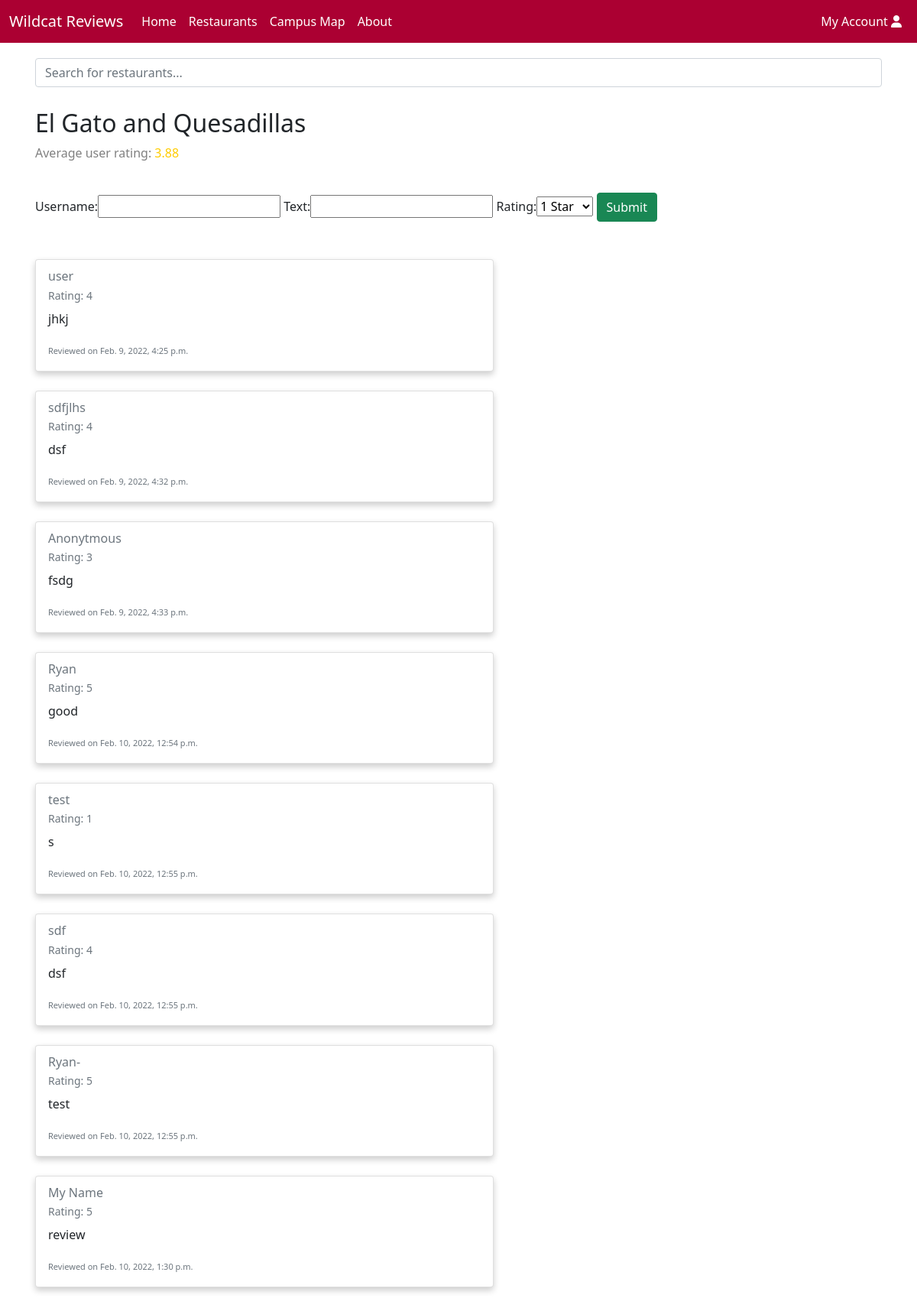
The page /restaurants/1 on the database its author committed.
### reviews/models.py (models this page shows, shortened)
class Restaurant(models.Model):
    name = models.CharField(max_length=200)
    description = models.CharField(max_length=200, default="description")
    location = models.CharField(max_length=200, default="location")
    style = models.CharField(max_length=30)
    def get_reviews(self):
        reviews = Review.objects.filter(resturaunt=self.id)
        if len(reviews) > 0: # if the restaurant has at least 1 review
            total = 0
            for review in reviews:
                total += review.rating
            return round(total/len(reviews),2)
        else:
            return 0

class Review(models.Model):
    resturaunt = models.ForeignKey(Restaurant, on_delete=models.CASCADE, null=True)
    date = models.DateTimeField( auto_now_add=True)
    username = models.CharField(max_length=200, default='user')
    text = models.CharField(max_length=3000)
    rating = models.PositiveSmallIntegerField(choices=RATINGS)

### reviews/views.py (the view)
# urls.py: path('restaurants/<int:restaurant_id>', views.RestaurantDetails, name='restaurant-detail'),
def RestaurantDetails(request, restaurant_id):
    restaurantObj = get_object_or_404(Restaurant, pk=restaurant_id)
    reviews = Review.objects.filter(resturaunt=restaurantObj)
    if request.method == 'POST':
        form = ReviewForm(request.POST)
        if form.is_valid():
            review = form.save(commit=False)
            review.username = form.cleaned_data['username']
            review.text = form.cleaned_data['text']
            review.rating = form.cleaned_data['rating']
            review.resturaunt = restaurantObj
            review.save()
            return HttpResponseRedirect(request.META.get('HTTP_REFERER'))
    else:
        form = ReviewForm()
    context = {
        'form': form,
        'restaurant': restaurantObj,
        'reviews': reviews,
    }
    return render(request, 'reviews/restaurant_details.html', context=context)

### reviews/forms.py
class ReviewForm(forms.ModelForm):
    username = forms.CharField(max_length=3000, required=True)
    text = forms.CharField(max_length=3000, required=True)
    rating = forms.ChoiceField(choices=RATINGS, required=False)
    class Meta:
        model = Review
        fields = ('username','text', 'rating')

### reviews/templates/reviews/restaurant_details.html (shortened to what this page needs)
{% extends "base_nosearch.html" %}
{% block content %}
		<h2>{{ restaurant.name }}</h2>
    {% if restaurant.get_reviews > 2 and restaurant.get_reviews < 4 %}
      <p style="color: gray;"> Average user rating: <span style="color: #ffcc00">{{ restaurant.get_reviews }} </span></p>
    {% endif %}
    <br>
    <form method="post">
      {{ form }}
      <button type="submit" class="btn btn-success">Submit</button>
    </form>
    <br>
    {% if reviews %}
      {% for review in reviews %}
      <div style="padding-top: 25px;">
          <div class="card" style="width: 600px;">
            <div class="card-body">
              <h6 class="card-subtitle mb-2 text-muted"> {{ review.username }}</h6>
              <p class="card-subtitle mb-2 text-muted" style="font-size: 14px;">Rating: {{ review.rating }}</p>
              <p class="card-text">{{ review.text }}</p>
              <p class="card-text"><small class="text-muted" style="font-size: 11px;">Reviewed on {{ review.date }}</small></p>
            </div>
          </div>
        </div>
      {% endfor %}
    {% else %}
      <p>There are no reviews for {{ restaurant.name }}. Add yours now!</p>
    {% endif %}
{% endblock %}

### reviews/static/css/style.css (style rules this page uses)
body, html { height: 100%; }
.card { box-shadow: 0 4px 8px 0 rgba(0, 0, 0, 0.2); transition: 0.3s; }

### rows shown on the page
Restaurant: name "El Gato and Quesadillas", get_reviews "3.88"
Review: username "user", rating "4", text "jhkj", date "Feb. 9, 2022, 4:25 p.m."
Review: username "sdfjlhs", rating "4", text "dsf", date "Feb. 9, 2022, 4:32 p.m."
Review: username "Anonytmous", rating "3", text "fsdg", date "Feb. 9, 2022, 4:33 p.m."
Review: username "Ryan", rating "5", text "good", date "Feb. 10, 2022, 12:54 p.m."
Review: username "test", rating "1", text "s", date "Feb. 10, 2022, 12:55 p.m."
Review: username "sdf", rating "4", text "dsf", date "Feb. 10, 2022, 12:55 p.m."
Review: username "Ryan-", rating "5", text "test", date "Feb. 10, 2022, 12:55 p.m."
Review: username "My Name", rating "5", text "review", date "Feb. 10, 2022, 1:30 p.m."
